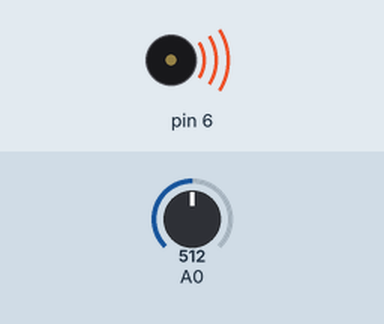
A sketch run on a simulated Arduino Uno, built with avr-gcc and run on an emulated ATmega328P. On the bench: buzzer (waves = sounding). The inputs (shaded band) are chosen by the test bench; at power-on: A0 = 512. What the sketch prints to the serial monitor is not drawn.

Above: at 0.1 s.
Timing chart, 0 to 1.6 s (numbered marks = the images above):
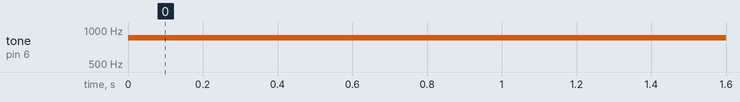

Measured:
- by itself, tone on pin 6: silent → 857 Hz at 0.00 s

The sketch:

hall_line_piezo_.ino
```cpp
/*
name: hall sensor and piezo
Description: it sounds great!
IDE version:  1.6
Author:  Lin <linyuxuanlin.github.io>
Date:    2017-3-9
*/
void setup() {
  pinMode (A0, INPUT) ;
  Serial.begin(9600);
}

void loop() {

  int sensorReading = analogRead(A0);// 从A0口读模拟传感器的值
  Serial.println(sensorReading);//串口输出独到的传感器的值

  int thisPitch = map(sensorReading, 350, 550, 300, 988);
//输入的模拟值范围以一比例转换到适合值 (此为400—1000）
// 音律范围为 (120 - 1500Hz)
  tone(6, thisPitch);// 播放音频  接arduino9号端口，thispitch为播放频率，10为维持时间
  delay(50);
}
```
